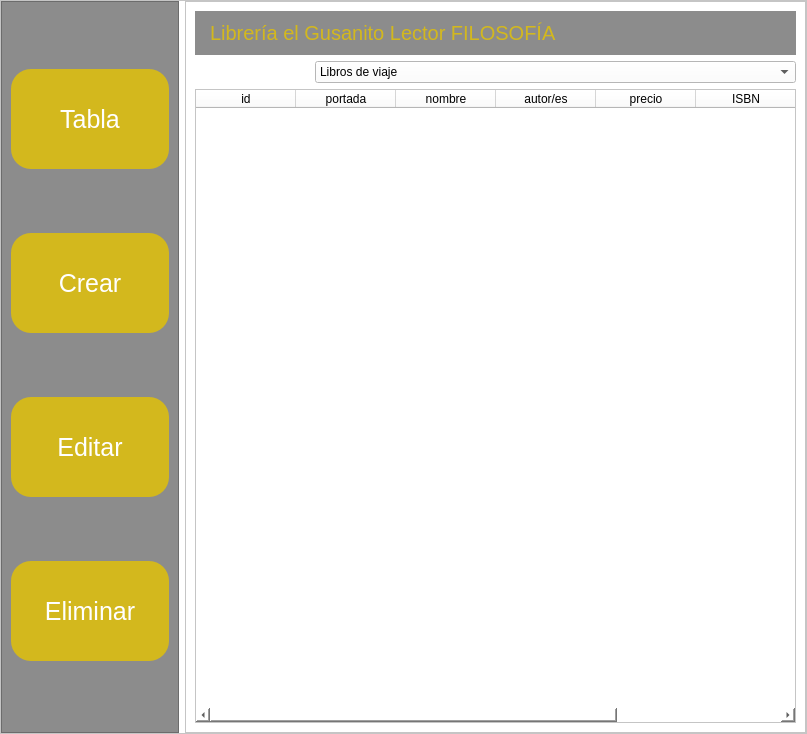
<?xml version="1.0" encoding="UTF-8"?>
<ui version="4.0">
 <class>txt_id_edit</class>
 <widget class="QMainWindow" name="txt_id_edit">
  <property name="geometry">
   <rect>
    <x>0</x>
    <y>0</y>
    <width>807</width>
    <height>734</height>
   </rect>
  </property>
  <property name="windowTitle">
   <string>MainWindow</string>
  </property>
  <widget class="QWidget" name="centralwidget">
   <layout class="QGridLayout" name="gridLayout_2">
    <property name="leftMargin">
     <number>0</number>
    </property>
    <property name="topMargin">
     <number>0</number>
    </property>
    <property name="rightMargin">
     <number>0</number>
    </property>
    <property name="bottomMargin">
     <number>0</number>
    </property>
    <item row="0" column="0">
     <widget class="QFrame" name="Fondo">
      <property name="styleSheet">
       <string notr="true">background-color: rgb(255, 255, 255);</string>
      </property>
      <property name="frameShape">
       <enum>QFrame::StyledPanel</enum>
      </property>
      <property name="frameShadow">
       <enum>QFrame::Raised</enum>
      </property>
      <layout class="QHBoxLayout" name="horizontalLayout" stretch="2,7">
       <property name="leftMargin">
        <number>0</number>
       </property>
       <property name="topMargin">
        <number>0</number>
       </property>
       <property name="rightMargin">
        <number>0</number>
       </property>
       <property name="bottomMargin">
        <number>0</number>
       </property>
       <item>
        <widget class="QFrame" name="Botones">
         <property name="styleSheet">
          <string notr="true">QFrame{
	background-color: rgb(140, 140, 140);
}

QPushButton{
	font-size: 25px;
	color:white;
	height: 100px;
	border-radius: 20px;
	background-color:rgb(211, 184, 29);
}

QPushButton::hover{
	background-color: rgb(0, 0, 0);
}</string>
         </property>
         <property name="frameShape">
          <enum>QFrame::StyledPanel</enum>
         </property>
         <property name="frameShadow">
          <enum>QFrame::Raised</enum>
         </property>
         <layout class="QVBoxLayout" name="verticalLayout">
          <item>
           <widget class="QPushButton" name="bt_ver_tabla">
            <property name="text">
             <string>Tabla</string>
            </property>
            <property name="icon">
             <iconset>
              <normaloff>ver_tabla.png</normaloff>ver_tabla.png</iconset>
            </property>
            <property name="iconSize">
             <size>
              <width>50</width>
              <height>50</height>
             </size>
            </property>
           </widget>
          </item>
          <item>
           <widget class="QPushButton" name="bt_crear">
            <property name="text">
             <string>Crear</string>
            </property>
            <property name="icon">
             <iconset>
              <normaloff>crear.png</normaloff>crear.png</iconset>
            </property>
            <property name="iconSize">
             <size>
              <width>50</width>
              <height>50</height>
             </size>
            </property>
           </widget>
          </item>
          <item>
           <widget class="QPushButton" name="bt_editar">
            <property name="text">
             <string>Editar</string>
            </property>
            <property name="icon">
             <iconset>
              <normaloff>guardar.png</normaloff>guardar.png</iconset>
            </property>
            <property name="iconSize">
             <size>
              <width>50</width>
              <height>50</height>
             </size>
            </property>
           </widget>
          </item>
          <item>
           <widget class="QPushButton" name="bt_eliminar">
            <property name="text">
             <string>Eliminar</string>
            </property>
            <property name="icon">
             <iconset>
              <normaloff>eliminar.png</normaloff>eliminar.png</iconset>
            </property>
            <property name="iconSize">
             <size>
              <width>50</width>
              <height>50</height>
             </size>
            </property>
           </widget>
          </item>
         </layout>
        </widget>
       </item>
       <item>
        <widget class="QFrame" name="frame">
         <property name="styleSheet">
          <string notr="true">background-color: rgb(255, 255, 255);</string>
         </property>
         <property name="frameShape">
          <enum>QFrame::StyledPanel</enum>
         </property>
         <property name="frameShadow">
          <enum>QFrame::Raised</enum>
         </property>
         <layout class="QGridLayout" name="gridLayout">
          <property name="leftMargin">
           <number>0</number>
          </property>
          <property name="topMargin">
           <number>0</number>
          </property>
          <property name="rightMargin">
           <number>0</number>
          </property>
          <property name="bottomMargin">
           <number>0</number>
          </property>
          <property name="spacing">
           <number>0</number>
          </property>
          <item row="0" column="0">
           <widget class="QStackedWidget" name="stackedWidget">
            <property name="styleSheet">
             <string notr="true">QLabel{
	font-size: 20px;
    padding: 10px;   
	background-color: rgb(140, 140, 140);
	color:rgb(211, 184, 29);
    display: flex;
    justify-content:center;
    align-items: center;
}
QPushButton{
	font-size: 20px;
	color:white;
	padding:10px;
	border-radius: 20px;
	background-color:rgb(211, 184, 29);
}
QPushButton::hover{
	background-color: rgb(0, 0, 0);
}
</string>
            </property>
            <property name="currentIndex">
             <number>0</number>
            </property>
            <widget class="QWidget" name="tabla">
             <layout class="QVBoxLayout" name="verticalLayout_9">
              <item>
               <layout class="QVBoxLayout" name="verticalLayout_2">
                <item>
                 <widget class="QLabel" name="label_nombre_libre">
                  <property name="text">
                   <string>Librería el Gusanito Lector FILOSOFÍA</string>
                  </property>
                 </widget>
                </item>
                <item>
                 <layout class="QHBoxLayout" name="horizontalLayout_2" stretch="1,4">
                  <item>
                   <spacer name="horizontalSpacer">
                    <property name="orientation">
                     <enum>Qt::Horizontal</enum>
                    </property>
                    <property name="sizeHint" stdset="0">
                     <size>
                      <width>40</width>
                      <height>20</height>
                     </size>
                    </property>
                   </spacer>
                  </item>
                  <item>
                   <widget class="QComboBox" name="elige_tipo">
                    <item>
                     <property name="text">
                      <string>Libros de viaje</string>
                     </property>
                    </item>
                    <item>
                     <property name="text">
                      <string>Emociones</string>
                     </property>
                    </item>
                    <item>
                     <property name="text">
                      <string>0 a 1 años</string>
                     </property>
                    </item>
                    <item>
                     <property name="text">
                      <string>1 a 3 años</string>
                     </property>
                    </item>
                    <item>
                     <property name="text">
                      <string>3 a 5 años</string>
                     </property>
                    </item>
                    <item>
                     <property name="text">
                      <string>Ilustrados infantiles</string>
                     </property>
                    </item>
                    <item>
                     <property name="text">
                      <string>Primeros lectores</string>
                     </property>
                    </item>
                    <item>
                     <property name="text">
                      <string>6 a 8 años</string>
                     </property>
                    </item>
                    <item>
                     <property name="text">
                      <string>8 a 10 años</string>
                     </property>
                    </item>
                    <item>
                     <property name="text">
                      <string>10 a 12 años</string>
                     </property>
                    </item>
                    <item>
                     <property name="text">
                      <string>Divulgación infantil</string>
                     </property>
                    </item>
                    <item>
                     <property name="text">
                      <string>Juvenil</string>
                     </property>
                    </item>
                    <item>
                     <property name="text">
                      <string>Literatura fantástica</string>
                     </property>
                    </item>
                    <item>
                     <property name="text">
                      <string>Ciencia-ficción</string>
                     </property>
                    </item>
                    <item>
                     <property name="text">
                      <string>Cómic</string>
                     </property>
                    </item>
                    <item>
                     <property name="text">
                      <string>Ilustrados adultos</string>
                     </property>
                    </item>
                    <item>
                     <property name="text">
                      <string>Arte</string>
                     </property>
                    </item>
                    <item>
                     <property name="text">
                      <string>Fotografía</string>
                     </property>
                    </item>
                    <item>
                     <property name="text">
                      <string>Arquitectura</string>
                     </property>
                    </item>
                    <item>
                     <property name="text">
                      <string>Música</string>
                     </property>
                    </item>
                    <item>
                     <property name="text">
                      <string>Cine</string>
                     </property>
                    </item>
                    <item>
                     <property name="text">
                      <string>Regalo</string>
                     </property>
                    </item>
                    <item>
                     <property name="text">
                      <string>Divulgación</string>
                     </property>
                    </item>
                    <item>
                     <property name="text">
                      <string>Historia</string>
                     </property>
                    </item>
                    <item>
                     <property name="text">
                      <string>Memoria histórica</string>
                     </property>
                    </item>
                    <item>
                     <property name="text">
                      <string>Sociología</string>
                     </property>
                    </item>
                    <item>
                     <property name="text">
                      <string>Género</string>
                     </property>
                    </item>
                    <item>
                     <property name="text">
                      <string>Filosofía</string>
                     </property>
                    </item>
                    <item>
                     <property name="text">
                      <string>Religión</string>
                     </property>
                    </item>
                    <item>
                     <property name="text">
                      <string>Esoterismo</string>
                     </property>
                    </item>
                    <item>
                     <property name="text">
                      <string>Ensayo</string>
                     </property>
                    </item>
                    <item>
                     <property name="text">
                      <string>Ensayo económico</string>
                     </property>
                    </item>
                    <item>
                     <property name="text">
                      <string>Empresa</string>
                     </property>
                    </item>
                    <item>
                     <property name="text">
                      <string>Técnicos</string>
                     </property>
                    </item>
                    <item>
                     <property name="text">
                      <string>Textos legales</string>
                     </property>
                    </item>
                    <item>
                     <property name="text">
                      <string>Crecimiento personal</string>
                     </property>
                    </item>
                    <item>
                     <property name="text">
                      <string>Salud</string>
                     </property>
                    </item>
                    <item>
                     <property name="text">
                      <string>Psicología</string>
                     </property>
                    </item>
                    <item>
                     <property name="text">
                      <string>Pedagogía</string>
                     </property>
                    </item>
                    <item>
                     <property name="text">
                      <string>Crianza</string>
                     </property>
                    </item>
                    <item>
                     <property name="text">
                      <string>Cocina y gastronomía</string>
                     </property>
                    </item>
                    <item>
                     <property name="text">
                      <string>Jardinería</string>
                     </property>
                    </item>
                    <item>
                     <property name="text">
                      <string>Decoración</string>
                     </property>
                    </item>
                    <item>
                     <property name="text">
                      <string>Manualidades</string>
                     </property>
                    </item>
                    <item>
                     <property name="text">
                      <string>Bricolaje</string>
                     </property>
                    </item>
                    <item>
                     <property name="text">
                      <string>Informática</string>
                     </property>
                    </item>
                    <item>
                     <property name="text">
                      <string>Diccionarios</string>
                     </property>
                    </item>
                    <item>
                     <property name="text">
                      <string>Idiomas</string>
                     </property>
                    </item>
                    <item>
                     <property name="text">
                      <string>Viajes</string>
                     </property>
                    </item>
                    <item>
                     <property name="text">
                      <string>Turismo</string>
                     </property>
                    </item>
                    <item>
                     <property name="text">
                      <string>Planos</string>
                     </property>
                    </item>
                    <item>
                     <property name="text">
                      <string>Folklore</string>
                     </property>
                    </item>
                    <item>
                     <property name="text">
                      <string>Narrativa</string>
                     </property>
                    </item>
                    <item>
                     <property name="text">
                      <string>Relatos cortos</string>
                     </property>
                    </item>
                    <item>
                     <property name="text">
                      <string>Poesía</string>
                     </property>
                    </item>
                    <item>
                     <property name="text">
                      <string>Teatro</string>
                     </property>
                    </item>
                    <item>
                     <property name="text">
                      <string>Citas</string>
                     </property>
                    </item>
                    <item>
                     <property name="text">
                      <string>Clásicos</string>
                     </property>
                    </item>
                    <item>
                     <property name="text">
                      <string>Policiaco</string>
                     </property>
                    </item>
                    <item>
                     <property name="text">
                      <string>Humor</string>
                     </property>
                    </item>
                    <item>
                     <property name="text">
                      <string>Vacaciones</string>
                     </property>
                    </item>
                    <item>
                     <property name="text">
                      <string>Texto</string>
                     </property>
                    </item>
                    <item>
                     <property name="text">
                      <string>Biografías</string>
                     </property>
                    </item>
                    <item>
                     <property name="text">
                      <string>Poesía infantil</string>
                     </property>
                    </item>
                    <item>
                     <property name="text">
                      <string>Novela historica</string>
                     </property>
                    </item>
                    <item>
                     <property name="text">
                      <string>Teatro infantil</string>
                     </property>
                    </item>
                    <item>
                     <property name="text">
                      <string>Pegatinas y colorear</string>
                     </property>
                    </item>
                    <item>
                     <property name="text">
                      <string>Deporte</string>
                     </property>
                    </item>
                    <item>
                     <property name="text">
                      <string>Botiquín</string>
                     </property>
                    </item>
                    <item>
                     <property name="text">
                      <string>Masoneria</string>
                     </property>
                    </item>
                    <item>
                     <property name="text">
                      <string>Cuaderneria</string>
                     </property>
                    </item>
                    <item>
                     <property name="text">
                      <string>Ensayo político</string>
                     </property>
                    </item>
                    <item>
                     <property name="text">
                      <string>Ensayo sociológico</string>
                     </property>
                    </item>
                    <item>
                     <property name="text">
                      <string>Ensayo literario/lingüístico</string>
                     </property>
                    </item>
                    <item>
                     <property name="text">
                      <string>Ensayo histórico</string>
                     </property>
                    </item>
                    <item>
                     <property name="text">
                      <string>Ensayo antropológico</string>
                     </property>
                    </item>
                    <item>
                     <property name="text">
                      <string>Sexualidad</string>
                     </property>
                    </item>
                    <item>
                     <property name="text">
                      <string>Tauromaquia</string>
                     </property>
                    </item>
                    <item>
                     <property name="text">
                      <string>Epistolario</string>
                     </property>
                    </item>
                    <item>
                     <property name="text">
                      <string>Jugueteria</string>
                     </property>
                    </item>
                    <item>
                     <property name="text">
                      <string>Calendario</string>
                     </property>
                    </item>
                    <item>
                     <property name="text">
                      <string>Agendas</string>
                     </property>
                    </item>
                    <item>
                     <property name="text">
                      <string>Letra grande</string>
                     </property>
                    </item>
                    <item>
                     <property name="text">
                      <string>Lgtbi</string>
                     </property>
                    </item>
                    <item>
                     <property name="text">
                      <string>Pasatiempos</string>
                     </property>
                    </item>
                    <item>
                     <property name="text">
                      <string>Aprendizaje</string>
                     </property>
                    </item>
                    <item>
                     <property name="text">
                      <string>Libros singulares</string>
                     </property>
                    </item>
                    <item>
                     <property name="text">
                      <string>Religion-ensayo</string>
                     </property>
                    </item>
                    <item>
                     <property name="text">
                      <string>Cine-música-ensayo</string>
                     </property>
                    </item>
                    <item>
                     <property name="text">
                      <string>Ecología-biología- ensayo</string>
                     </property>
                    </item>
                    <item>
                     <property name="text">
                      <string>Labores</string>
                     </property>
                    </item>
                    <item>
                     <property name="text">
                      <string>Oposiciones</string>
                     </property>
                    </item>
                    <item>
                     <property name="text">
                      <string>Libros singulares</string>
                     </property>
                    </item>
                   </widget>
                  </item>
                 </layout>
                </item>
                <item>
                 <widget class="QTableWidget" name="tableWidget">
                  <column>
                   <property name="text">
                    <string>id</string>
                   </property>
                  </column>
                  <column>
                   <property name="text">
                    <string>portada</string>
                   </property>
                  </column>
                  <column>
                   <property name="text">
                    <string>nombre</string>
                   </property>
                  </column>
                  <column>
                   <property name="text">
                    <string>autor/es</string>
                   </property>
                  </column>
                  <column>
                   <property name="text">
                    <string>precio</string>
                   </property>
                  </column>
                  <column>
                   <property name="text">
                    <string>ISBN</string>
                   </property>
                  </column>
                  <column>
                   <property name="text">
                    <string>Tipo</string>
                   </property>
                  </column>
                 </widget>
                </item>
               </layout>
              </item>
             </layout>
            </widget>
            <widget class="QWidget" name="crear">
             <layout class="QVBoxLayout" name="verticalLayout_10">
              <item>
               <layout class="QVBoxLayout" name="verticalLayout_5">
                <item>
                 <widget class="QLabel" name="label_insert_libro">
                  <property name="text">
                   <string>Insertar Libro</string>
                  </property>
                 </widget>
                </item>
                <item>
                 <layout class="QHBoxLayout" name="horizontalLayout_4">
                  <item>
                   <spacer name="horizontalSpacer_2">
                    <property name="orientation">
                     <enum>Qt::Horizontal</enum>
                    </property>
                    <property name="sizeHint" stdset="0">
                     <size>
                      <width>40</width>
                      <height>20</height>
                     </size>
                    </property>
                   </spacer>
                  </item>
                  <item>
                   <widget class="QPushButton" name="bt_guardar_insert">
                    <property name="text">
                     <string>Guardar</string>
                    </property>
                   </widget>
                  </item>
                 </layout>
                </item>
                <item>
                 <layout class="QHBoxLayout" name="horizontalLayout_3">
                  <item>
                   <layout class="QVBoxLayout" name="verticalLayout_3">
                    <item>
                     <widget class="QLabel" name="etiq_portada_insert">
                      <property name="text">
                       <string>Portada</string>
                      </property>
                      <property name="alignment">
                       <set>Qt::AlignCenter</set>
                      </property>
                     </widget>
                    </item>
                    <item>
                     <widget class="QLabel" name="etiq_nombre_insert">
                      <property name="text">
                       <string>Nombre</string>
                      </property>
                      <property name="alignment">
                       <set>Qt::AlignCenter</set>
                      </property>
                     </widget>
                    </item>
                    <item>
                     <widget class="QLabel" name="etiq_autores_insert">
                      <property name="text">
                       <string>Autores</string>
                      </property>
                      <property name="alignment">
                       <set>Qt::AlignCenter</set>
                      </property>
                     </widget>
                    </item>
                    <item>
                     <widget class="QLabel" name="etiq_precio_insert">
                      <property name="text">
                       <string>Precio</string>
                      </property>
                      <property name="alignment">
                       <set>Qt::AlignCenter</set>
                      </property>
                     </widget>
                    </item>
                    <item>
                     <widget class="QLabel" name="etiq_isbn_insert_2">
                      <property name="text">
                       <string>ISBN</string>
                      </property>
                      <property name="alignment">
                       <set>Qt::AlignCenter</set>
                      </property>
                     </widget>
                    </item>
                    <item>
                     <widget class="QLabel" name="etiq_tipo_insert">
                      <property name="text">
                       <string>Tipo</string>
                      </property>
                      <property name="alignment">
                       <set>Qt::AlignCenter</set>
                      </property>
                     </widget>
                    </item>
                   </layout>
                  </item>
                  <item>
                   <layout class="QVBoxLayout" name="verticalLayout_4">
                    <item>
                     <widget class="QPlainTextEdit" name="txt_portada_insert"/>
                    </item>
                    <item>
                     <widget class="QPlainTextEdit" name="txt_nombre_insert"/>
                    </item>
                    <item>
                     <widget class="QPlainTextEdit" name="txt_autores_insert"/>
                    </item>
                    <item>
                     <widget class="QDoubleSpinBox" name="txt_precio_insert">
                      <property name="styleSheet">
                       <string notr="true">QDoubleSpinBox{
	height:100%;
}</string>
                      </property>
                      <property name="maximum">
                       <double>10000.989999999999782</double>
                      </property>
                     </widget>
                    </item>
                    <item>
                     <widget class="QPlainTextEdit" name="txt_isbn_insert"/>
                    </item>
                    <item>
                     <widget class="QPlainTextEdit" name="txt_tipo_insert"/>
                    </item>
                   </layout>
                  </item>
                 </layout>
                </item>
               </layout>
              </item>
             </layout>
            </widget>
            <widget class="QWidget" name="editar">
             <layout class="QVBoxLayout" name="verticalLayout_11">
              <item>
               <widget class="QLabel" name="label_edite_libro">
                <property name="text">
                 <string>Edite un libro</string>
                </property>
               </widget>
              </item>
              <item>
               <layout class="QHBoxLayout" name="horizontalLayout_6">
                <item>
                 <widget class="QLabel" name="etiq_id_edit">
                  <property name="text">
                   <string>ID</string>
                  </property>
                  <property name="alignment">
                   <set>Qt::AlignCenter</set>
                  </property>
                 </widget>
                </item>
                <item>
                 <widget class="QSpinBox" name="txt_id_edit_2">
                  <property name="maximum">
                   <number>10000</number>
                  </property>
                 </widget>
                </item>
                <item>
                 <widget class="QPushButton" name="bt_busca_edit">
                  <property name="text">
                   <string/>
                  </property>
                  <property name="icon">
                   <iconset>
                    <normaloff>busca.png</normaloff>busca.png</iconset>
                  </property>
                 </widget>
                </item>
               </layout>
              </item>
              <item>
               <layout class="QHBoxLayout" name="horizontalLayout_5">
                <item>
                 <layout class="QVBoxLayout" name="verticalLayout_7">
                  <item>
                   <widget class="QLabel" name="etiq_portada_edit">
                    <property name="text">
                     <string>Portada</string>
                    </property>
                    <property name="alignment">
                     <set>Qt::AlignCenter</set>
                    </property>
                   </widget>
                  </item>
                  <item>
                   <widget class="QLabel" name="etiq_nombre_edit">
                    <property name="text">
                     <string>Nombre</string>
                    </property>
                    <property name="alignment">
                     <set>Qt::AlignCenter</set>
                    </property>
                   </widget>
                  </item>
                  <item>
                   <widget class="QLabel" name="etiq_autores_edit">
                    <property name="text">
                     <string>Autores</string>
                    </property>
                    <property name="alignment">
                     <set>Qt::AlignCenter</set>
                    </property>
                   </widget>
                  </item>
                  <item>
                   <widget class="QLabel" name="etiq_precio_edit">
                    <property name="text">
                     <string>Precio</string>
                    </property>
                    <property name="alignment">
                     <set>Qt::AlignCenter</set>
                    </property>
                   </widget>
                  </item>
                  <item>
                   <widget class="QLabel" name="etiq_isbn_edit">
                    <property name="text">
                     <string>ISBN</string>
                    </property>
                    <property name="alignment">
                     <set>Qt::AlignCenter</set>
                    </property>
                   </widget>
                  </item>
                  <item>
                   <widget class="QLabel" name="etiq_tipo_edit">
                    <property name="text">
                     <string>Tipo</string>
                    </property>
                    <property name="alignment">
                     <set>Qt::AlignCenter</set>
                    </property>
                   </widget>
                  </item>
                 </layout>
                </item>
                <item>
                 <layout class="QVBoxLayout" name="verticalLayout_8">
                  <item>
                   <widget class="QPlainTextEdit" name="txt_portada_edit"/>
                  </item>
                  <item>
                   <widget class="QPlainTextEdit" name="txt_nombre_edit"/>
                  </item>
                  <item>
                   <widget class="QPlainTextEdit" name="txt_autores_edit"/>
                  </item>
                  <item>
                   <widget class="QDoubleSpinBox" name="txt_precio_edit">
                    <property name="styleSheet">
                     <string notr="true">QDoubleSpinBox{
	height: 100%;
}</string>
                    </property>
                   </widget>
                  </item>
                  <item>
                   <widget class="QPlainTextEdit" name="txt_isbn_edit"/>
                  </item>
                  <item>
                   <widget class="QPlainTextEdit" name="txt_tipo_edit"/>
                  </item>
                 </layout>
                </item>
               </layout>
              </item>
              <item>
               <widget class="QPushButton" name="bt_guardar_edit">
                <property name="text">
                 <string>Guardar</string>
                </property>
               </widget>
              </item>
             </layout>
            </widget>
            <widget class="QWidget" name="delete_2">
             <widget class="QLabel" name="etiq_delete_delete_2">
              <property name="geometry">
               <rect>
                <x>11</x>
                <y>11</y>
                <width>571</width>
                <height>44</height>
               </rect>
              </property>
              <property name="text">
               <string>Elimine un libro</string>
              </property>
              <property name="alignment">
               <set>Qt::AlignCenter</set>
              </property>
             </widget>
             <widget class="QWidget" name="layoutWidget">
              <property name="geometry">
               <rect>
                <x>10</x>
                <y>260</y>
                <width>561</width>
                <height>89</height>
               </rect>
              </property>
              <layout class="QHBoxLayout" name="horizontalLayout_7">
               <item>
                <widget class="QLabel" name="etiq_id_delete">
                 <property name="text">
                  <string>ID</string>
                 </property>
                 <property name="alignment">
                  <set>Qt::AlignCenter</set>
                 </property>
                </widget>
               </item>
               <item>
                <widget class="QSpinBox" name="txt_id_delete_2">
                 <property name="maximum">
                  <number>10000</number>
                 </property>
                </widget>
               </item>
               <item>
                <widget class="QPushButton" name="bt_busca_delete">
                 <property name="text">
                  <string/>
                 </property>
                 <property name="icon">
                  <iconset>
                   <normaloff>eliminar.png</normaloff>eliminar.png</iconset>
                 </property>
                </widget>
               </item>
              </layout>
             </widget>
            </widget>
           </widget>
          </item>
         </layout>
        </widget>
       </item>
      </layout>
     </widget>
    </item>
   </layout>
  </widget>
 </widget>
 <resources/>
 <connections/>
</ui>
